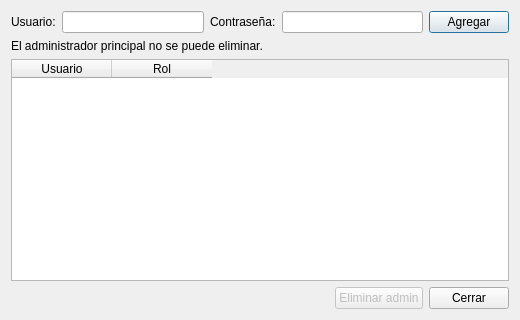
<?xml version="1.0" encoding="UTF-8"?>
<ui version="4.0">
 <class>AdminDialog</class>
 <widget class="QDialog" name="AdminDialog">
  <property name="geometry">
   <rect>
    <x>0</x>
    <y>0</y>
    <width>520</width>
    <height>320</height>
   </rect>
  </property>
  <property name="windowTitle">
   <string>Administradores</string>
  </property>
  <layout class="QVBoxLayout" name="verticalLayout">
   <item>
    <layout class="QHBoxLayout" name="formAgregarLayout">
     <item>
      <widget class="QLabel" name="labelUsuario">
       <property name="text">
        <string>Usuario:</string>
       </property>
      </widget>
     </item>
     <item>
      <widget class="QLineEdit" name="lineUsuario"/>
     </item>
     <item>
      <widget class="QLabel" name="labelClave">
       <property name="text">
        <string>Contraseña:</string>
       </property>
      </widget>
     </item>
     <item>
      <widget class="QLineEdit" name="lineClave">
       <property name="echoMode">
        <enum>QLineEdit::EchoMode::Password</enum>
       </property>
      </widget>
     </item>
     <item>
      <widget class="QPushButton" name="btnAgregar">
       <property name="text">
        <string>Agregar</string>
       </property>
      </widget>
     </item>
    </layout>
   </item>
   <item>
    <widget class="QLabel" name="labelAyuda">
     <property name="text">
      <string>El administrador principal no se puede eliminar.</string>
     </property>
    </widget>
   </item>
   <item>
    <widget class="QTableWidget" name="tableWidget">
     <property name="editTriggers">
      <set>QAbstractItemView::EditTrigger::NoEditTriggers</set>
     </property>
     <property name="selectionBehavior">
      <enum>QAbstractItemView::SelectionBehavior::SelectRows</enum>
     </property>
     <property name="selectionMode">
      <enum>QAbstractItemView::SelectionMode::SingleSelection</enum>
     </property>
     <property name="columnCount">
      <number>2</number>
     </property>
     <column>
      <property name="text">
       <string>Usuario</string>
      </property>
     </column>
     <column>
      <property name="text">
       <string>Rol</string>
      </property>
     </column>
    </widget>
   </item>
   <item>
    <layout class="QHBoxLayout" name="botonesLayout">
     <item>
      <spacer name="horizontalSpacer">
       <property name="orientation">
        <enum>Qt::Orientation::Horizontal</enum>
       </property>
       <property name="sizeHint" stdset="0">
        <size>
         <width>40</width>
         <height>20</height>
        </size>
       </property>
      </spacer>
     </item>
     <item>
      <widget class="QPushButton" name="btnEliminar">
       <property name="enabled">
        <bool>false</bool>
       </property>
       <property name="text">
        <string>Eliminar admin</string>
       </property>
      </widget>
     </item>
     <item>
      <widget class="QPushButton" name="btnCerrar">
       <property name="text">
        <string>Cerrar</string>
       </property>
      </widget>
     </item>
    </layout>
   </item>
  </layout>
 </widget>
<resources/>
  <connections/>
  <tabstops>
   <tabstop>lineUsuario</tabstop>
   <tabstop>lineClave</tabstop>
   <tabstop>btnAgregar</tabstop>
   <tabstop>tableWidget</tabstop>
   <tabstop>btnEliminar</tabstop>
   <tabstop>btnCerrar</tabstop>
  </tabstops>
</ui>
